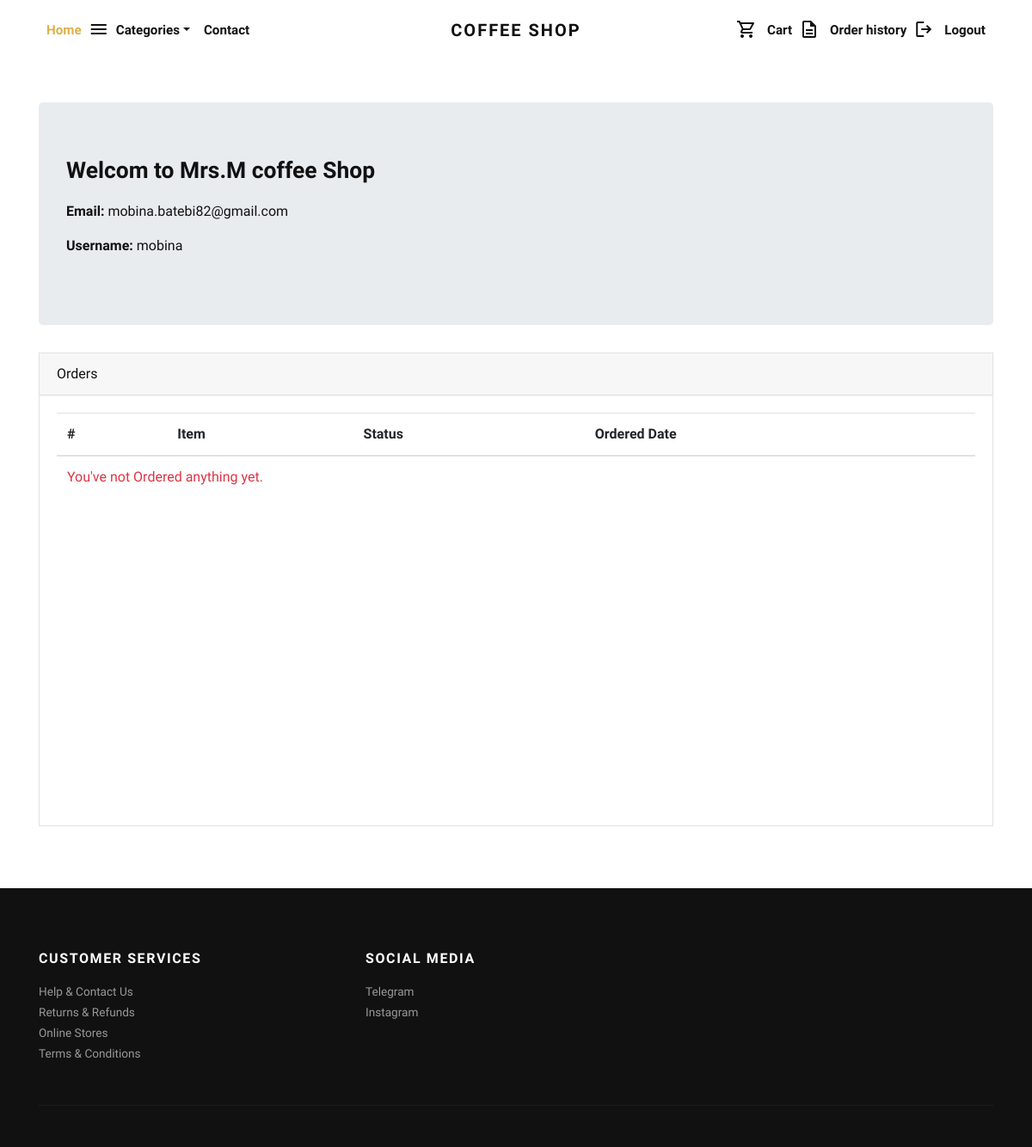
The page /accounts/profile/ (signed in) on the database as committed earlier.
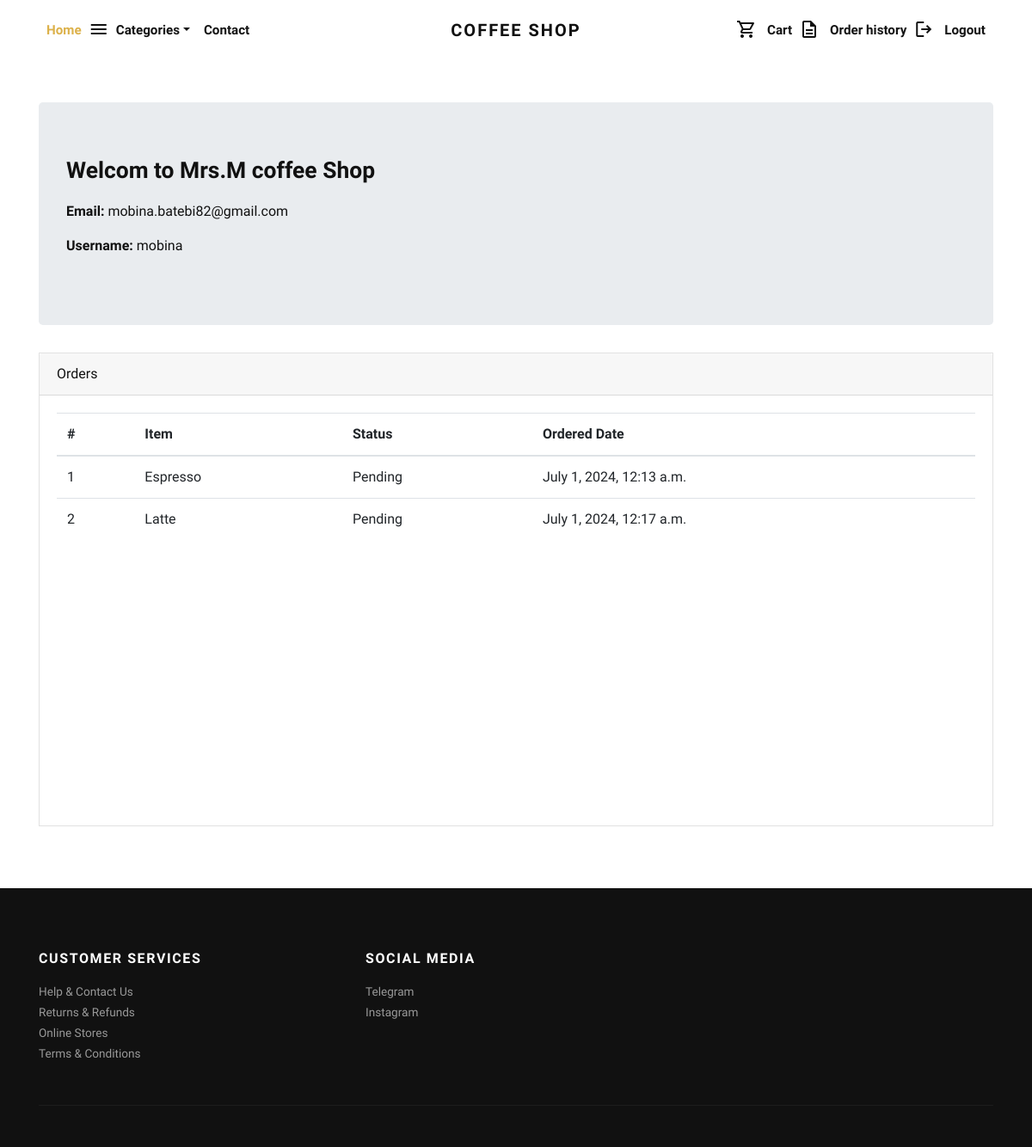
The same page on the database as committed later.
### store/models.py (models this page shows, shortened)
class Order(models.Model):
    user = models.ForeignKey(User, verbose_name="User", on_delete=models.CASCADE)
    product = models.ForeignKey(Product, verbose_name="Product", on_delete=models.CASCADE)
    quantity = models.PositiveIntegerField(verbose_name="Quantity")
    ordered_date = models.DateTimeField(auto_now_add=True, verbose_name="Ordered Date")
    status = models.CharField(
        max_length=50,
        default="Pending"
        )

class Product(models.Model):
    title = models.CharField(max_length=150, verbose_name="Product Title")
    Sugar=models.IntegerField(verbose_name="Sugar",default=0)
    Coffee=models.IntegerField(verbose_name="Coffee",default=0)
    Flour=models.IntegerField(verbose_name="Flour",default=0)
    Chocolate=models.IntegerField(verbose_name="Chocolate",default=0)
    Milk=models.IntegerField(verbose_name="Milk",default=0)
    slug = models.SlugField(max_length=160, verbose_name="Product Slug")
    short_description = models.TextField(verbose_name="Short Description")
    product_image = models.ImageField(upload_to='product', blank=True, null=True, verbose_name="Product Image")
    price = models.DecimalField(max_digits=10, decimal_places=2)
    category = models.ForeignKey(Category, verbose_name="Product Category", on_delete=models.CASCADE)
    class Meta:
        verbose_name_plural = 'Products'

### store/views.py (the view)
# urls.py: path('accounts/profile/', views.profile, name="profile"),
@login_required
def profile(request):
    orders = Order.objects.filter(user=request.user)
    categories_menu = Category.objects.all()
    return render(request, 'account/profile.html', { 'orders':orders, 'categories_menu': categories_menu})

### templates/account/profile.html
{% extends 'base.html' %}
{% load static %}
{% block content %}
<div class="container py-5">
    <div class="jumbotron">
        <h3 style="margin-bottom: 20px;">Welcom to Mrs.M coffee Shop</h3>
        <p><strong>Email:</strong> {{request.user.email}}</p>
        <p><strong>Username:</strong> {{request.user.username}}</p>
    </div>
    <div class="row">
        <div class="col-lg-12">
            <div class="card mb-4" id="tables">
                <div class="card-header">Orders</div>
                <div class="card-body" style="height: 500px; overflow: auto;">
                    <table class="table table-hover" style="width: 100%;">
                        <thead>
                            <tr>
                                <th>#</th>
                                <th>Item</th>
                                <th>Status</th>
                                <th>Ordered Date</th>
                            </tr>
                        </thead>
                        <tbody>
                            {% if orders %}
                                {% for order in orders %}
                                    <tr>
                                        <td>{{forloop.counter}}</td>
                                        <td>{{order.product.title}}</td>
                                        <td>{{order.status}}</td>
                                        <td>{{order.ordered_date}}</td>
                                    </tr>
                                {% endfor %}
                            {% else %}
                                <tr>
                                    <td class="text-danger" colspan="4">You've not Ordered anything yet.</td>
                                </tr>
                            {% endif %}
                        </tbody>
                    </table>
                </div>
            </div>
        </div>
    </div>
</div>
{% endblock content %}

Rows that differ between the two databases and show on the page:
added Order: product "Espresso", status "Pending", ordered_date "July 1, 2024, 12:13 a.m."
added Order: product "Latte", status "Pending", ordered_date "July 1, 2024, 12:17 a.m."
Other text that changed with them:
text no longer shown: "You've not Ordered anything yet."
